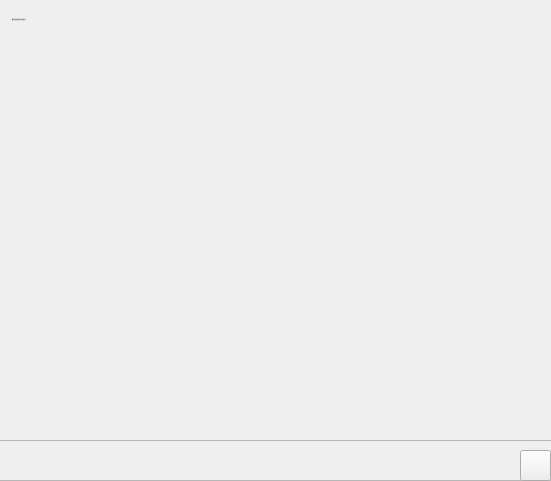
            <widget class="QWidget" name="scrollAreaWidgetContents">
             <property name="geometry">
              <rect>
               <x>0</x>
               <y>0</y>
               <width>551</width>
               <height>481</height>
              </rect>
             </property>
             <widget class="QLineEdit" name="edtInfo2">
              <property name="enabled">
               <bool>false</bool>
              </property>
              <property name="geometry">
               <rect>
                <x>10</x>
                <y>10</y>
                <width>301</width>
                <height>20</height>
               </rect>
              </property>
              <property name="font">
               <font>
                <pointsize>-1</pointsize>
               </font>
              </property>
              <property name="styleSheet">
               <string notr="true">border: none;
background-color: transparent;
color:rgb(0, 0, 0);</string>
              </property>
              <property name="text">
               <string>메모리에 저장된 내용이 없습니다.</string>
              </property>
             </widget>
             <widget class="QFrame" name="frame_13">
              <property name="geometry">
               <rect>
                <x>-10</x>
                <y>440</y>
                <width>571</width>
                <height>41</height>
               </rect>
              </property>
              <property name="frameShape">
               <enum>QFrame::StyledPanel</enum>
              </property>
              <property name="frameShadow">
               <enum>QFrame::Raised</enum>
              </property>
              <widget class="QPushButton" name="pushButton_2">
               <property name="geometry">
                <rect>
                 <x>530</x>
                 <y>10</y>
                 <width>31</width>
                 <height>31</height>
                </rect>
               </property>
               <property name="text">
                <string/>
               </property>
               <property name="icon">
                <iconset>
                 <normaloff>image/trash.png</normaloff>image/trash.png</iconset>
               </property>
               <property name="iconSize">
                <size>
                 <width>20</width>
                 <height>20</height>
                </size>
               </property>
              </widget>
             </widget>
            </widget>
